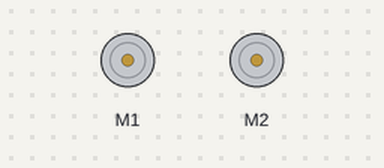
Simulated run of this sketch. Board: Arduino Uno, built with avr-gcc and run on an emulated ATmega328P. On the bench: 2 × DC motor (green arrow = forward, orange = backward, longer = faster). What the sketch prints to the serial monitor is not drawn.

Above: at 0.5 s.
At 1.5 s:
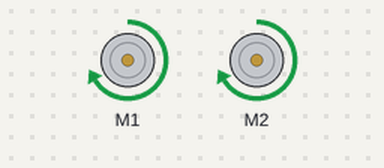
At 2.5 s:
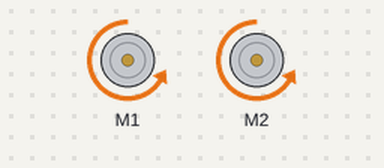
At 3.5 s:
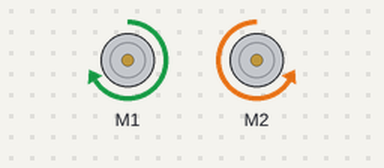
Timing chart, 0 to 5.2 s (numbered marks = the images above):
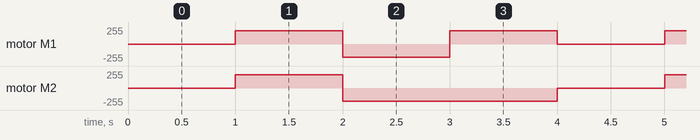

The sketch:

robocar.ino
```cpp
// Robocar - logo to motion

// Import Adafruit motor libary
#include <AFMotor.h>

AF_DCMotor motor01(1);
AF_DCMotor motor02(2);

void setup() {
  // Initilaize motors
  Serial.begin(9600);
  Serial.println("Motor test!");

  motor01.setSpeed(200);
  motor02.setSpeed(200);

  motor01.run(RELEASE);
  motor02.run(RELEASE);
}

void loop() {
  mtr_stop();
  delay(1000);

  mtr_forward();
  delay(1000);

  mtr_backwards();
  delay(1000);

  mtr_right();
  delay(1000);
}

void mtr_forward(){
  motor01.run(FORWARD);
  motor02.run(FORWARD);

}

void mtr_backwards(){
  motor01.run(BACKWARD);
  motor02.run(BACKWARD);
}

void mtr_stop(){
  motor01.run(RELEASE);
  motor02.run(RELEASE);
}

void mtr_right(){
  motor01.run(FORWARD);
  motor02.run(BACKWARD);
}
```

Measured:
- by itself, motor M1: repeats every 4.0 s: backward 200/255 1.0 s, forward 200/255 1.0 s, stopped 1.0 s, forward 200/255 1.0 s
- by itself, motor M2: repeats every 4.0 s: backward 200/255 2.0 s, stopped 1.0 s, forward 200/255 1.0 s
